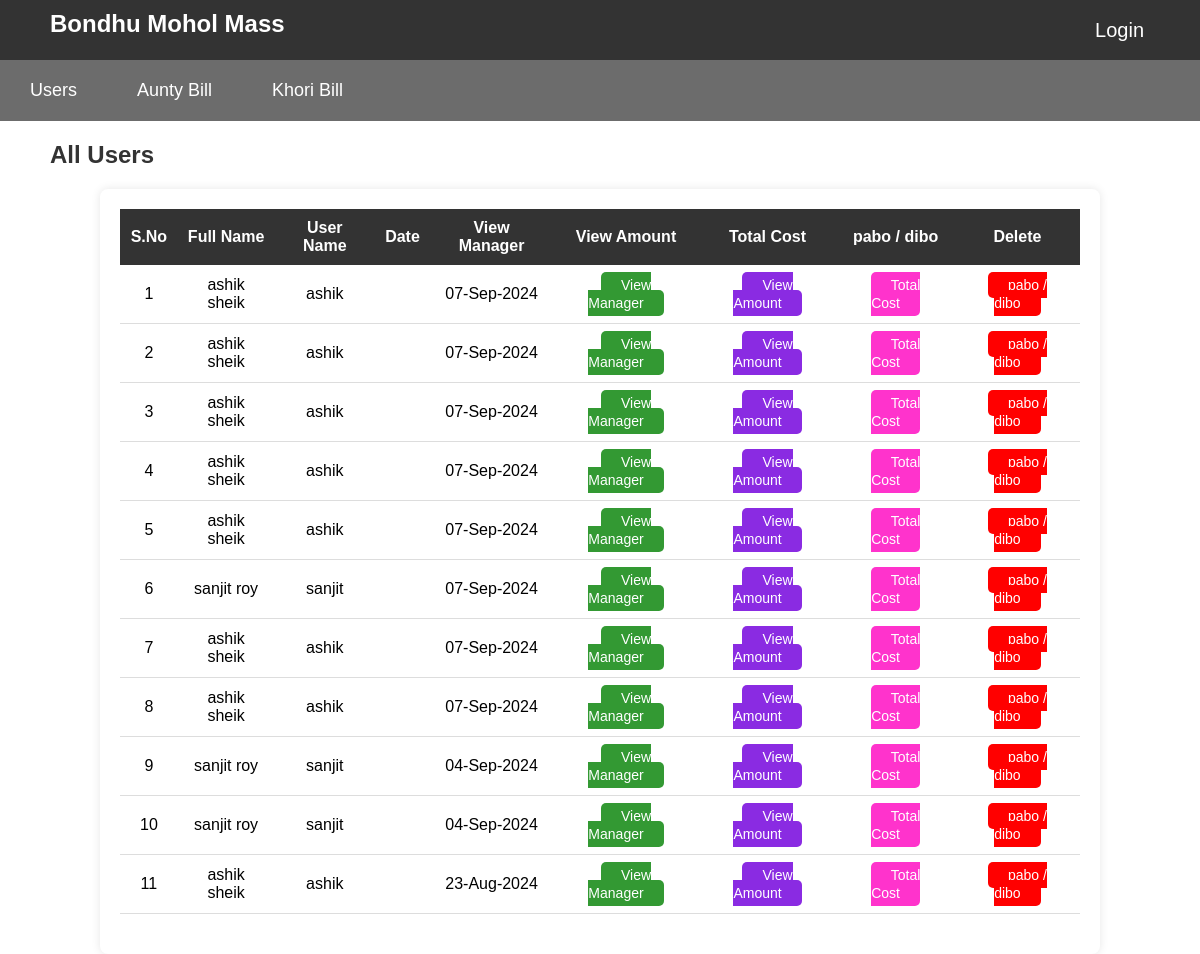
The page / on the database its author committed.
### tables this page shows
CREATE TABLE `users` (
  `user_id` int NOT NULL,
  `user_first_name` varchar(100) NOT NULL,
  `user_last_name` varchar(100) NOT NULL,
  `username` varchar(100) NOT NULL,
  `time` varchar(100) NOT NULL,
  `date` varchar(100) NOT NULL,
  `password` varchar(100) NOT NULL,
  `role` varchar(100) NOT NULL
);

### user.php (the view, shortened to what this page needs)
<?php
    include './master/header.php';
    include "./admin/config/config.php";
    $view_users = "SELECT * FROM users  WHERE role ='2' ORDER BY user_id DESC ";
    $result = mysqli_query($conn,$view_users);
?>
<!DOCTYPE html>
<html lang="en">
<head>
</head>
<body>
    <div class="header">
        <h1>All Users</h1>
    </div>
    <div id="table-container">
        <table id="user-table">
            <thead id="table-header" class="table-header">
                <tr>
                    <th>S.No</th>
                    <th>Full Name</th>
                    <th>User Name</th>
                    <th>Date</th>
                    <th>View Manager</th>
                    <th>View Amount</th>
                    <th>Total Cost</th>
                    <th>pabo / dibo</th>
                    <th>Delete</th>
                </tr>
            </thead>
            <tbody id="table-body" class="table-body">
                <?php
                    $count = 1;
                    while($row = mysqli_fetch_assoc($result)){
                ?>
                <tr>
                    <td style="padding: 20px;"><?= $count?></td>
                    <td><?= $row['user_first_name']." ".$row['user_last_name']?></td>
                    <td><?= $row['username']?></td>
                    <td>
                    </td>
                    <td><?= $row['date']?></td>
                    <td><a style="background-color:#339933;"href="view_user_details.php?user_id=<?php echo $row['user_id'];?>&user_name=<?php echo $row['username'];?>&user_time=<?php echo $row['time'];?>" class="edit_a">View Manager</a></td>
                    <td><a style="background-color:#8a2be2;"href="view_amount.php?user_id=<?php echo $row['user_id'];?>&user_name=<?php echo $row['username'];?>&user_time=<?php echo $row['time'];?>" class="edit_a">View Amount</a></td>
                    <td><a style="background-color:#ff33cc;"href="./total_cost.php?user_id=<?php echo $row['user_id'];?>&user_name=<?php echo $row['username'];?>&user_time=<?php echo $row['time'];?>" class="edit_a">Total Cost</a></td>
                    <td><a style="background-color:red;"href="./pabo_dibo.php?user_id=<?php echo $row['user_id'];?>&user_name=<?php echo $row['username'];?>&user_time=<?php echo $row['time'];?>" class="edit_a"" class="edit_a">pabo / dibo</a></td>
                </tr>
                <?php
                    $count ++;
                    }
                ?>
            </tbody>
        </table>
    </div>
</body>
</html>

### master/header.php (shortened to what this page needs)
<!DOCTYPE html>
<html lang="en">
<head>
    <link rel="stylesheet" href="./css/style.css">
</head>
<body>
    <header>
        <div class="left-section">
            <h1>Bondhu Mohol Mass</h1>
        </div>
        <div class="right-section">
        <button class="logout-button"><a href="./admin/">Login</a> </button>
        </div>
    </header>
    <nav class="menu">
        <ul>
            <li><a href="./user.php">Users</a></li>
            <li><a href="./aunty_bill.php">Aunty Bill</a></li>
            <li><a href="./khori_bill.php">Khori Bill</a></li>
        </ul>
    </nav>
</body>
</html>

### index.php (shortened to what this page needs)
<?php
    include "./user.php";
?>
<!DOCTYPE html>
<html lang="en">
<head>
</head>
<body>
</body>
</html>

### css/style.css (style rules this page uses)
body { margin: 0; font-family: Arial, sans-serif; }
header { display: flex; justify-content: space-between; align-items: center; padding: 10px 50px; background-color: #333; color: white; }
.left-section h1 { height: 40px; color: white; }
.right-section .logout-button { background-color:#333 ; color: white; border: none; }
.right-section a { color: white; text-decoration: none; font-size: 20px; }
.menu { background-color: #6c6c6c; color: white; padding: 10px 0; width: 100%; text-align: center; }
.menu ul { list-style-type: none; margin: 0; padding: 0; display: flex; }
.menu ul li { margin: 0 15px; }
.menu ul li a { color: white; text-decoration: none; font-size: 18px; padding: 10px 15px; display: block; }
.header { display: flex; justify-content: space-between; align-items: center; margin:20px 50px; }
h1 { font-size: 24px; margin: 0; color: #333; }
#table-container { margin-top: 20px; max-width: 80%; margin: 0 auto; padding: 20px; background-color: white; box-shadow: 0 0 10px rgba(0, 0, 0, 0.1); border-radius: 8px; }
#user-table { width: 100%; border-collapse: collapse; margin-bottom:20px; text-align: center; }
.table-header tr th { background-color: #333; color: white; padding: 10px; margin: 0 auto; text-align: center; }
.table-body tr td { padding: 10px; border-bottom: 1px solid #ddd; }
.edit_a { padding: 5px 20px; border: none; border-radius: 5px; cursor: pointer; font-size: 14px; background-color: #007bff; color: white; text-decoration: none; }

### rows shown on the page
users: user_first_name "ashik", user_last_name "sheik", username "ashik", date "07-Sep-2024"
users: user_first_name "ashik", user_last_name "sheik", username "ashik", date "07-Sep-2024"
users: user_first_name "ashik", user_last_name "sheik", username "ashik", date "07-Sep-2024"
users: user_first_name "ashik", user_last_name "sheik", username "ashik", date "07-Sep-2024"
users: user_first_name "ashik", user_last_name "sheik", username "ashik", date "07-Sep-2024"
users: user_first_name "sanjit", user_last_name "roy", username "sanjit", date "07-Sep-2024"
users: user_first_name "ashik", user_last_name "sheik", username "ashik", date "07-Sep-2024"
users: user_first_name "ashik", user_last_name "sheik", username "ashik", date "07-Sep-2024"
users: user_first_name "sanjit", user_last_name "roy", username "sanjit", date "04-Sep-2024"
users: user_first_name "sanjit", user_last_name "roy", username "sanjit", date "04-Sep-2024"
users: user_first_name "ashik", user_last_name "sheik", username "ashik", date "23-Aug-2024"
